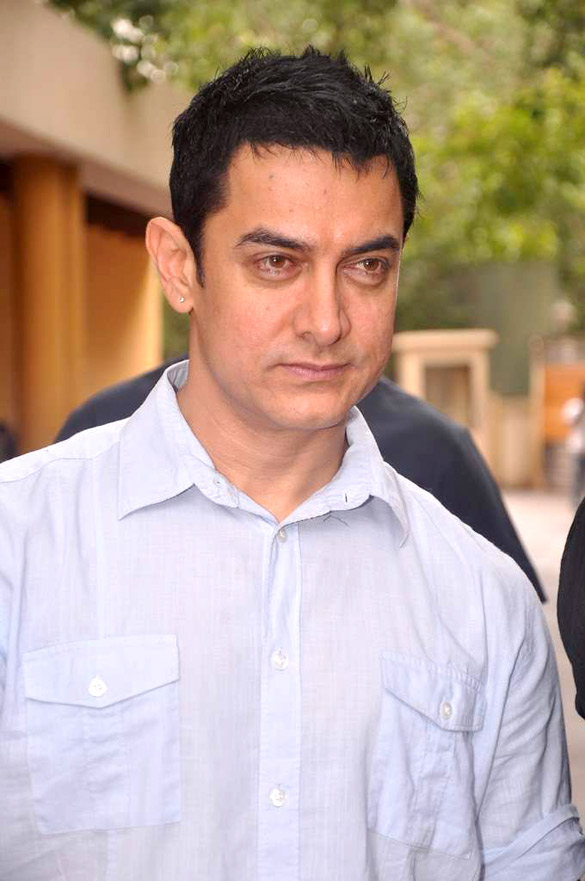
#> input picture a.jpg, 585 x 881 px
$ jupyter execute --allow-errors 'face detection.ipynb'
#> lines starting #> are read from the running program, lines starting #| are printed output that depends on the picture; after the words box and inside, x2 and y2 are one past the last pixel; in counts of white or black regions, pixels touching at a corner belong together
[cell 1]
import cv2
face_cascade = cv2.CascadeClassifier("haarcascade_frontalface_default.xml")
face_cascade = cv2.CascadeClassifier("haarcascade_eye.xml")

img = cv2.imread("a.jpg")
#> img is the input picture: shape (881, 585, 3); mean B, G, R 153.4, 164.8, 185.6

gray_img =cv2.cvtColor(img,cv2.COLOR_BGR2GRAY)
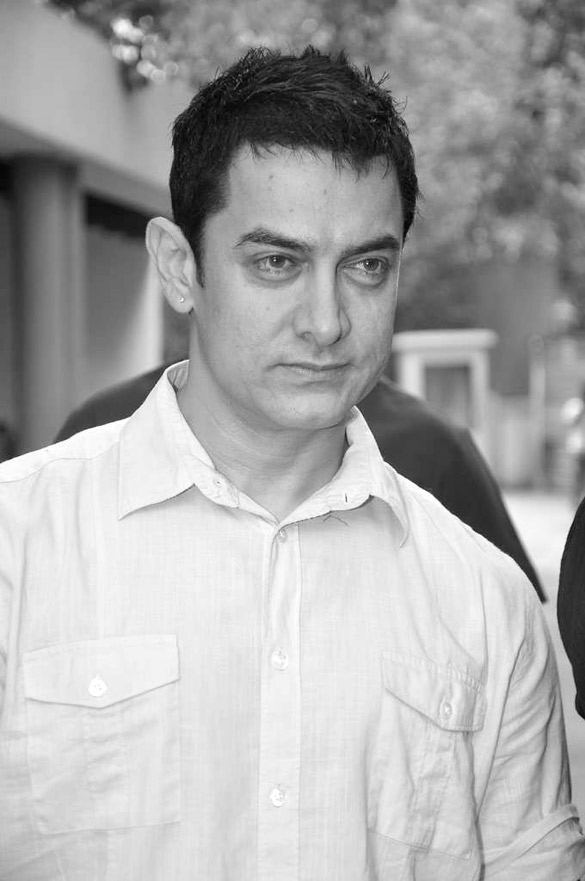
#> gray_img: shape (881, 585); min 1, max 255, mean 169.7

faces = face_cascade.detectMultiScale(gray_img, scaleFactor = 1.05, minNeighbors=5)
#> faces = [[119, 75, 25, 25], [524, 102, 23, 23], [246, 234, 59, 59], [291, 326, 23, 23], [340, 239, 54, 54], [456, 202, 83, 83]]
print(type(faces))
#| <class 'numpy.ndarray'>
print(faces)
#| [[119  75  25  25]
#|  [524 102  23  23]
#|  [246 234  59  59]
#|  [291 326  23  23]
#|  [340 239  54  54]
#|  [456 202  83  83]]


for x,y,w,h in faces:
    img=cv2.rectangle(img, (x,y), (x+w,y+h),(0,255,0),3)
#> this loop made 6 passes
#> pass 1, `img=cv2.rectangle(img, (x,y), (x+w,y+h),(0,255,0),3)`:
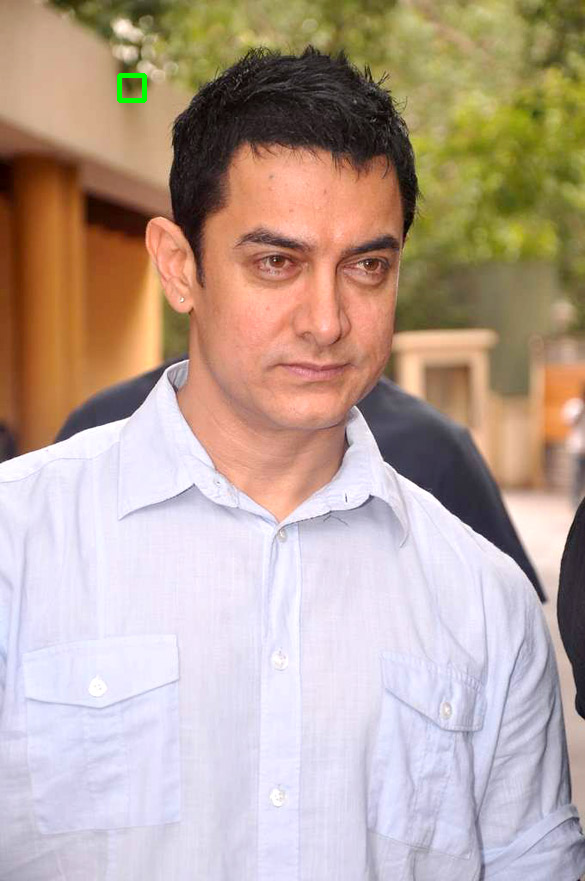
#> img: shape (881, 585, 3); 0.09% of pixels changed, all inside (x1, y1, x2, y2) = (117, 73, 147, 103)
#> pass 2, `img=cv2.rectangle(img, (x,y), (x+w,y+h),(0,255,0),3)`:
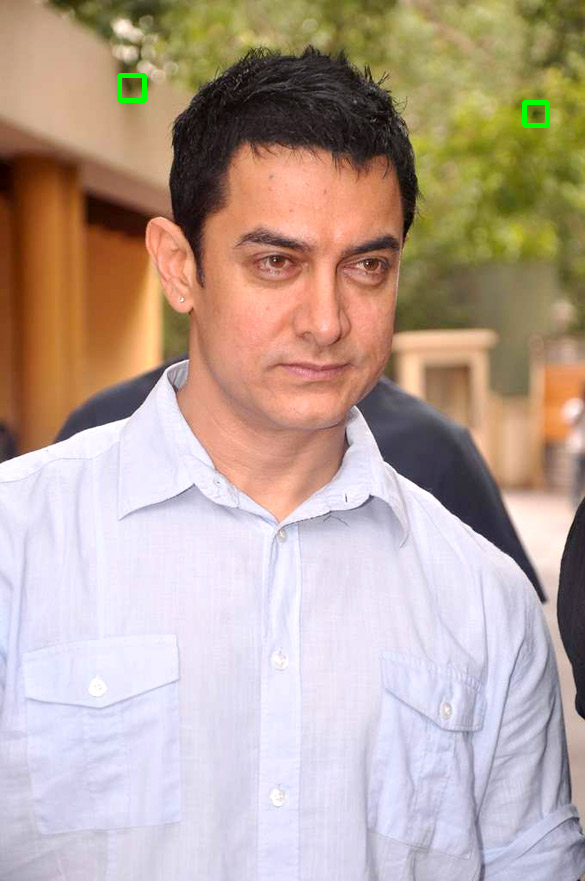
#> img: shape (881, 585, 3); 0.09% of pixels changed, all inside (x1, y1, x2, y2) = (522, 100, 550, 128)
#> pass 3, `img=cv2.rectangle(img, (x,y), (x+w,y+h),(0,255,0),3)`:
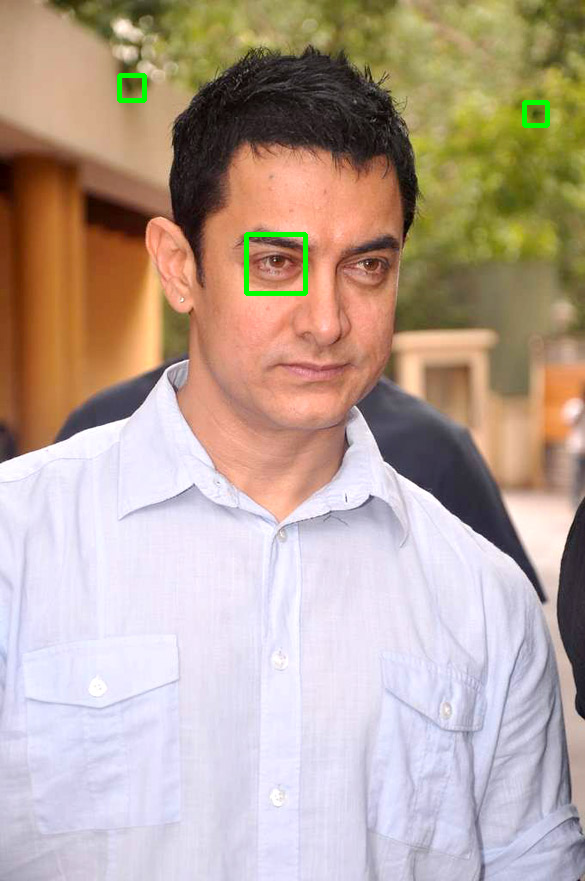
#> img: shape (881, 585, 3); 0.23% of pixels changed, all inside (x1, y1, x2, y2) = (244, 232, 308, 296)
#> after the loop:
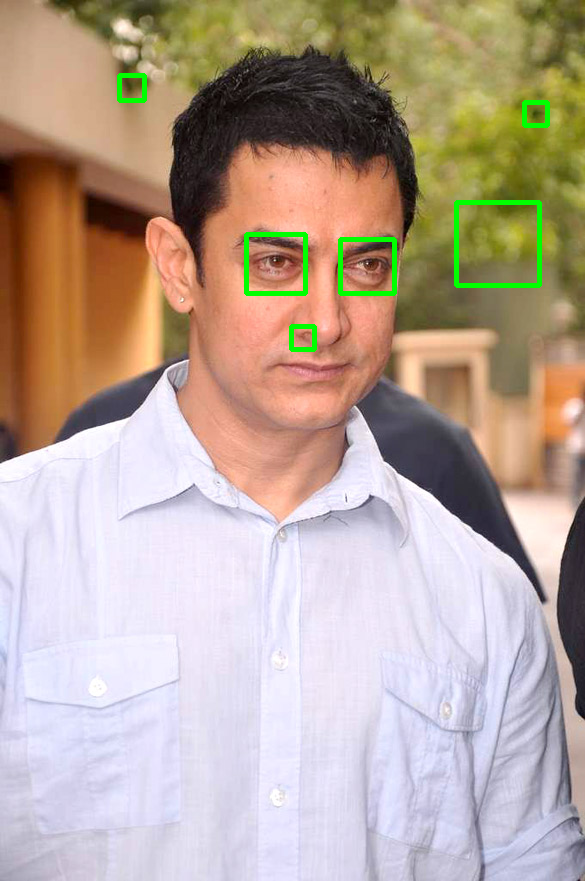
#> img: shape (881, 585, 3); 0.61% of pixels changed, all inside (x1, y1, x2, y2) = (289, 200, 542, 352)

cv2.imshow("Gray", img)

cv2.waitKey(0)
#> (the rest of this cell did not finish here and is left out)
